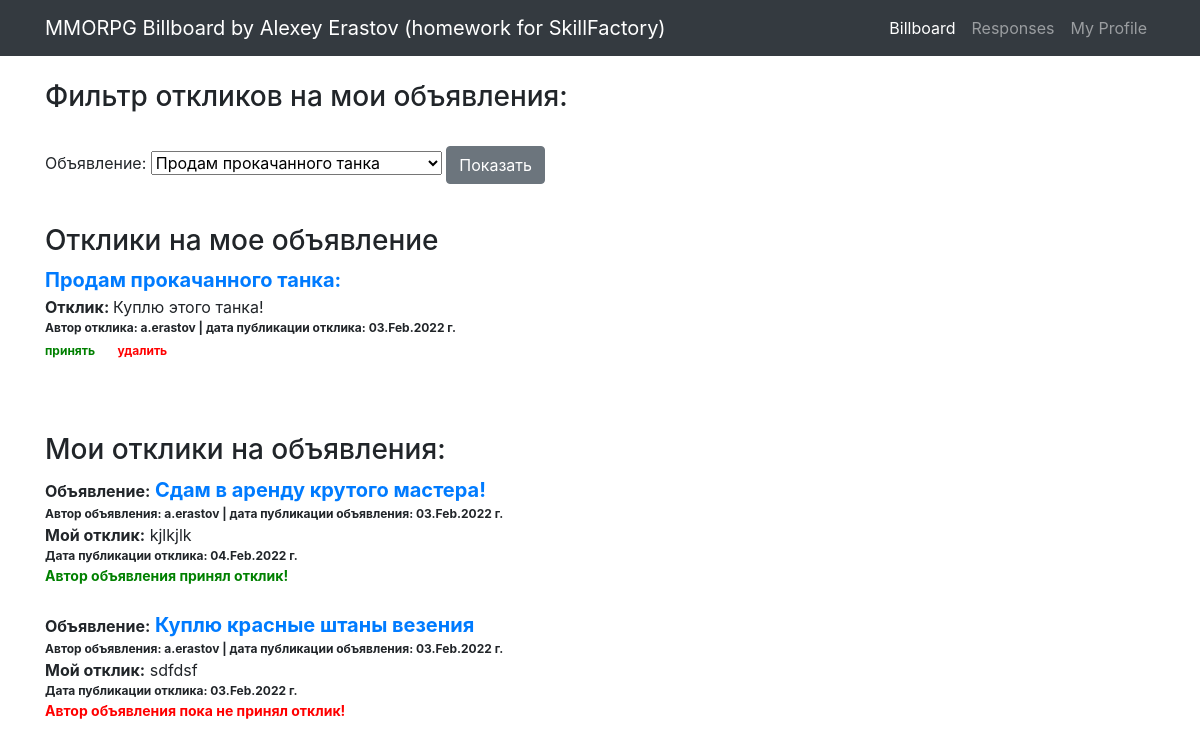
Screenshot of /responses/1 (signed in) with the database file from the repository.
### board/models.py (models this page shows)
class Post(models.Model):
    author = models.ForeignKey(User, on_delete=models.CASCADE)
    CAT = (('tanks', 'Танки'),
           ('healers', 'Хилы'),
           ('damage_dealers', 'ДД'),
           ('dealers', 'Торговцы'),
           ('gildmasters', 'Гилдмастеры'),
           ('quest_givers', 'Квестгиверы'),
           ('blacksmiths', 'Кузнецы'),
           ('tanners', 'Кожевники'),
           ('potion_makers', 'Зельевары'),
           ('spell_masters', 'Мастера заклинаний'))
    category = models.CharField(max_length=15, choices=CAT, verbose_name='Категория')
    dateCreation = models.DateTimeField(auto_now_add=True)
    title = models.CharField(max_length=256, verbose_name='Название')
    text = RichTextField()

class Response(models.Model):
    author = models.ForeignKey(User, on_delete=models.CASCADE)
    post = models.ForeignKey(Post, on_delete=models.CASCADE)
    text = models.TextField(verbose_name='Текст')
    status = models.BooleanField(default=False)
    dateCreation = models.DateTimeField(auto_now_add=True)

### board/views.py (the view, shortened to what this page needs)
# urls.py: path('responses', Responses.as_view(), name='responses'),
class Responses(LoginRequiredMixin, ListView):
    model = Response
    template_name = 'responses.html'
    context_object_name = 'responses'
    def get_context_data(self, **kwargs):
        context = super(Responses, self).get_context_data(**kwargs)
        global title
        """
        Далее в условии - если пользователь попал на страницу через ссылку из письма, в которой содержится
        ID поста для фильтра - фильтр работает по этому ID
        """
        if self.kwargs.get('pk') and Post.objects.filter(id=self.kwargs.get('pk')).exists():
            title = str(Post.objects.get(id=self.kwargs.get('pk')).title)
            print(title)
        context['form'] = ResponsesFilterForm(self.request.user, initial={'title': title})
        context['title'] = title
        if title:
            post_id = Post.objects.get(title=title)
            context['filter_responses'] = list(Response.objects.filter(post_id=post_id).order_by('-dateCreation'))
            context['response_post_id'] = post_id.id
        else:
            context['filter_responses'] = list(Response.objects.filter(post_id__author_id=self.request.user).order_by('-dateCreation'))
        context['myresponses'] = list(Response.objects.filter(author_id=self.request.user).order_by('-dateCreation'))
        return context

### board/forms.py
class ResponsesFilterForm(forms.Form):
    def __init__(self, user, *args, **kwargs):
        super(ResponsesFilterForm, self).__init__(*args, **kwargs)
        self.fields['title'] = forms.ModelChoiceField(
            label='Объявление',
            queryset=Post.objects.filter(author_id=user.id).order_by('-dateCreation').values_list('title', flat=True),
            empty_label="Все",
            required=False
        )

### templates/responses.html (shortened to what this page needs)
{% extends 'default.html' %}
{% load bootstrap4 %}
{% block content %}
    <br>
    <h3>Фильтр откликов на мои объявления:</h3><br>
	<form method="POST">
        {{ form }}
		<input class="btn btn-secondary" type="submit" value="Показать">
	</form><br>
    {% if title %}
        <h3>Oтклики на мое объявление</h3>
        <a href="/post/{{ response_post_id }}" style="font-size: 20px;"><b>{{ title }}:</b></a><br>
        {% if filter_responses %}
            {% for response in filter_responses %}
                <a><b>Отклик: </b></a>{{ response.text }}<br>
                <span style="font-size: 12px;"><b>Автор отклика: {{ response.author.username }} |
                    дата публикации отклика: {{ response.dateCreation|date:'d.M.Y' }} г.</b></span><br>
                {% if response.status == False %}
                    <a href="/response/accept/{{ response.id }}" style="font-size: 12px; color:green"><b>принять</b></a>
                    <a>&nbsp;&nbsp;&nbsp;</a>
                    <a href="/response/delete/{{ response.id }}" style="font-size: 12px; color:red"><b>удалить</b></a>
                {% else %}
                    <a style="font-size: 14px; color:green"><b>отклик принят</b></a>
                {% endif %}
                <br><br>
            {% endfor %}
        {% else %}
            <br>
            <h5>Откликов нет!</h5>
        {% endif %}
    {% endif %}
    <br><br>
    <h3>Мои отклики на объявления:</h3>
    {% if myresponses %}
        {% for response in myresponses %}
            <a><b>Объявление:</b></a>
            <a href="/post/{{ response.post_id }}" style="font-size: 20px;"><b>{{ response.post.title }}</b></a><br>
            <span style="font-size: 12px;"><b>Автор объявления:  {{ response.post.author.username }} |
                дата публикации объявления: {{ response.post.dateCreation|date:'d.M.Y' }} г.</b></span><br>
            <a><b>Мой отклик:</b></a>
            {{ response.text }}<br>
            <span style="font-size: 12px;"><b>Дата публикации отклика: {{ response.dateCreation|date:'d.M.Y' }} г.</b></span><br>
            {% if response.status == True %}
                <a style="font-size: 14px; color:green"><b>Автор объявления принял отклик!</b></a>
            {% else %}
                <a style="font-size: 14px; color:red"><b>Автор объявления пока не принял отклик!</b></a>
            {% endif %}
        <br><br>
        {% endfor %}
    {% else %}
        <h5>Откликов нет!</h5>
    {% endif %}
{% endblock content %}

### rows the page displays
Post: title "Продам прокачанного танка"
Response: text "Куплю этого танка!", author.username "a.erastov", dateCreation "03.Feb.2022"
Response: post "Сдам в аренду крутого мастера!", post.author.username "a.erastov", post.dateCreation "03.Feb.2022", text "kjlkjlk", dateCreation "04.Feb.2022", status "Автор объявления принял отклик!"
Response: post "Куплю красные штаны везения", post.author.username "a.erastov", post.dateCreation "03.Feb.2022", text "sdfdsf", dateCreation "03.Feb.2022", status "Автор объявления пока не принял отклик!"
